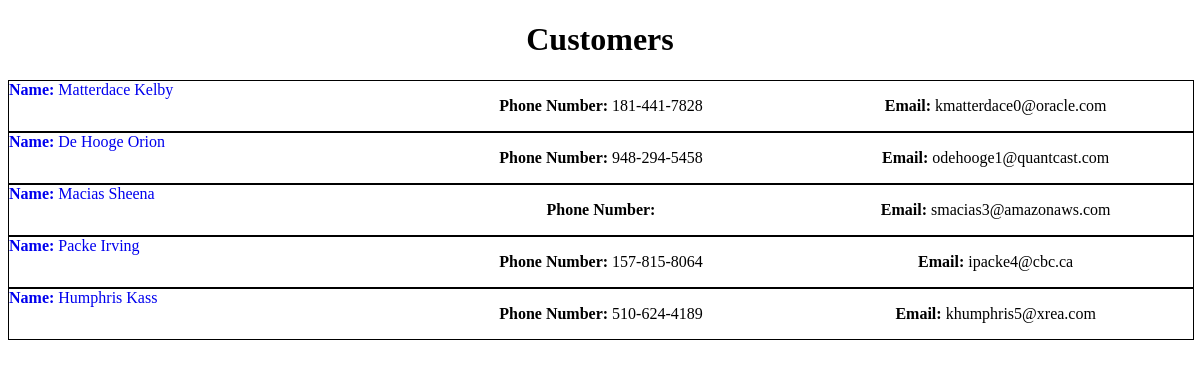
The page / on the database its author committed.
### tables this page shows
CREATE TABLE IF NOT EXISTS `customer` (
  `id` INT NOT NULL,
  `first_name` VARCHAR(45) NOT NULL,
  `last_name` VARCHAR(45) NOT NULL,
  `dob` DATE NOT NULL,
  `driver_license_number` VARCHAR(12) NOT NULL,
  `email` VARCHAR(255) NOT NULL,
  `phone` VARCHAR(12) NULL,
  PRIMARY KEY (`id`),
  UNIQUE INDEX `driver_license_number_UNIQUE` (`driver_license_number` ASC),
  UNIQUE INDEX `email_UNIQUE` (`email` ASC));

### index.php (the view, shortened to what this page needs)
<?php
include('includes/config.php');
$sql = "SELECT * FROM customer";
$result = mysqli_query($conn, $sql);
$customers = mysqli_fetch_all($result, MYSQLI_ASSOC);
?>
<!DOCTYPE html>
<html lang="en">
<head>
  <link rel="stylesheet" href="assets/css/style.css">
</head>
<body>
	<div id="wrapper">
    <h1>Customers</h1>
    <?php foreach($customers as $customer) {?>
      <div class="customers">
        <a href="customer.php?id=<?php echo $customer['id']; ?>">
          <span><strong>Name:</strong> <?php echo $customer['last_name']; ?></span>
          <span><?php echo $customer['first_name']; ?></span>
        </a>
        <p><strong>Phone Number:</strong> <?php echo $customer['phone']; ?> </p>
        <p><strong>Email:</strong> <?php echo $customer['email']; ?> </p>
      </div>
  </div>
  <?php } ?>
</body>
</html>

### assets/css/style.css (style rules this page uses)
h1 { text-align: center; }
p { text-align: center; }
a { text-decoration: none; }
.customers { display: grid; grid-template-columns: repeat(3, 1fr); border: 1px solid black; width:100%; }

### rows shown on the page
customer: last_name "Matterdace", first_name "Kelby", phone "181-441-7828", email "kmatterdace0@oracle.com"
customer: last_name "De Hooge", first_name "Orion", phone "948-294-5458", email "odehooge1@quantcast.com"
customer: last_name "Macias", first_name "Sheena", email "smacias3@amazonaws.com"
customer: last_name "Packe", first_name "Irving", phone "157-815-8064", email "ipacke4@cbc.ca"
customer: last_name "Humphris", first_name "Kass", phone "510-624-4189", email "khumphris5@xrea.com"
